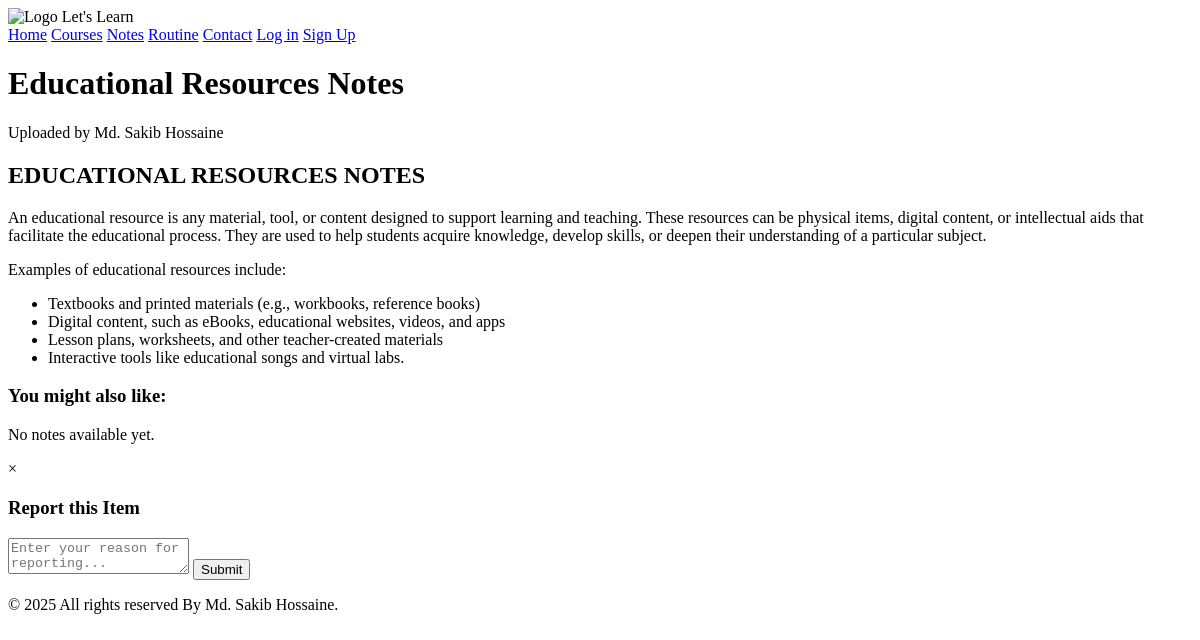
Page /notes/ on the earlier database version.
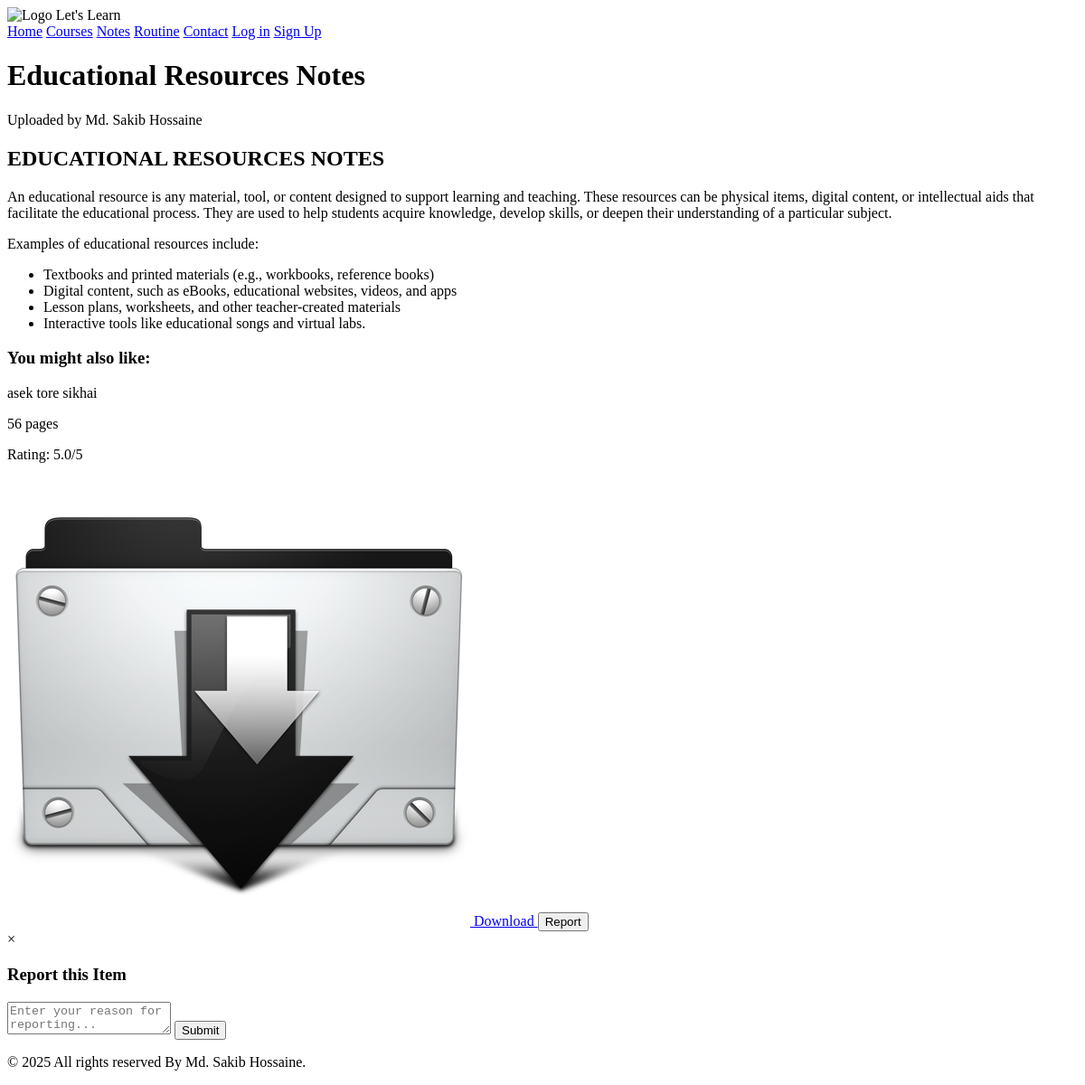
Same page on the later database version.
### notes/models.py (models this page shows, shortened)
class Note(models.Model):
    title = models.CharField(max_length=200)
    description = models.TextField()
    module_code = models.CharField(max_length=20)
    pages = models.IntegerField()
    file = models.FileField(upload_to="notes/")
    uploaded_by = models.ForeignKey(User, on_delete=models.CASCADE)
    upload_date = models.DateTimeField(auto_now_add=True)
    rating = models.FloatField(default=0)
    download_count = models.IntegerField(default=0)

### notes/views.py (the view)
# urls.py: path("", include("notes.urls")),
def notes(request):
    notes = Note.objects.all().order_by("-upload_date")
    return render(request, "notes/notes.html", {"notes": notes})

### templates/notes/notes.html (shortened to what this page needs)
{% extends "base.html" %}
{% load static %}
{% block content %}
<div class="NOTES-container">
    <div class="NOTES-header">
        <h1>Educational Resources Notes</h1>
        <p>Uploaded by Md. Sakib Hossaine</p>
    </div>
    <div class="NOTES-content">
        <h2>EDUCATIONAL RESOURCES NOTES</h2>
        <p>An educational resource is any material, tool, or content designed to support learning and teaching. These resources can be physical items, digital content, or intellectual aids that facilitate the educational process. They are used to help students acquire knowledge, develop skills, or deepen their understanding of a particular subject.</p>
        <p>Examples of educational resources include:</p>
        <ul>
            <li>Textbooks and printed materials (e.g., workbooks, reference books)</li>
            <li>Digital content, such as eBooks, educational websites, videos, and apps</li>
            <li>Lesson plans, worksheets, and other teacher-created materials</li>
            <li>Interactive tools like educational songs and virtual labs.</li>
        </ul>
    </div>
    <div class="NOTES-related-notes">
        <h3>You might also like:</h3>
        {% for note in notes %}
        <div class="NOTES-related-item" data-item="{{ note.module_code }}">
            <p>{{ note.title }}</p>
            {% if note.pages %}
            <p>{{ note.pages }} pages</p>
            {% endif %}
            <div class="NOTES-rating-display">
                Rating: <span class="NOTES-rating-value">{{ note.rating }}</span>/5
            </div>
            <a href="{% url 'download_note' note.id %}" class="NOTES-download-button">
                <img src="{% static 'images/down.png' %}" alt="Download">
                Download
            </a>
            <button class="NOTES-report-button" onclick="reportItem({{ note.id }})">Report</button>
        </div>
        {% empty %}
        <p>No notes available yet.</p>
        {% endfor %}
    </div>
</div>
<div id="NOTES-report-modal" class="NOTES-modal">
    <div class="NOTES-modal-content">
        <span class="NOTES-close-modal" onclick="closeModal('NOTES-report-modal')">&times;</span>
        <h3>Report this Item</h3>
        <textarea id="NOTES-report-reason" placeholder="Enter your reason for reporting..."></textarea>
        <button onclick="submitReport()">Submit</button>
    </div>
</div>
{% endblock %}

Differences in the rows shown:
added Note: title "asek tore sikhai", pages "56", rating "5.0"
Other differences:
text no longer shown: "No notes available yet."
